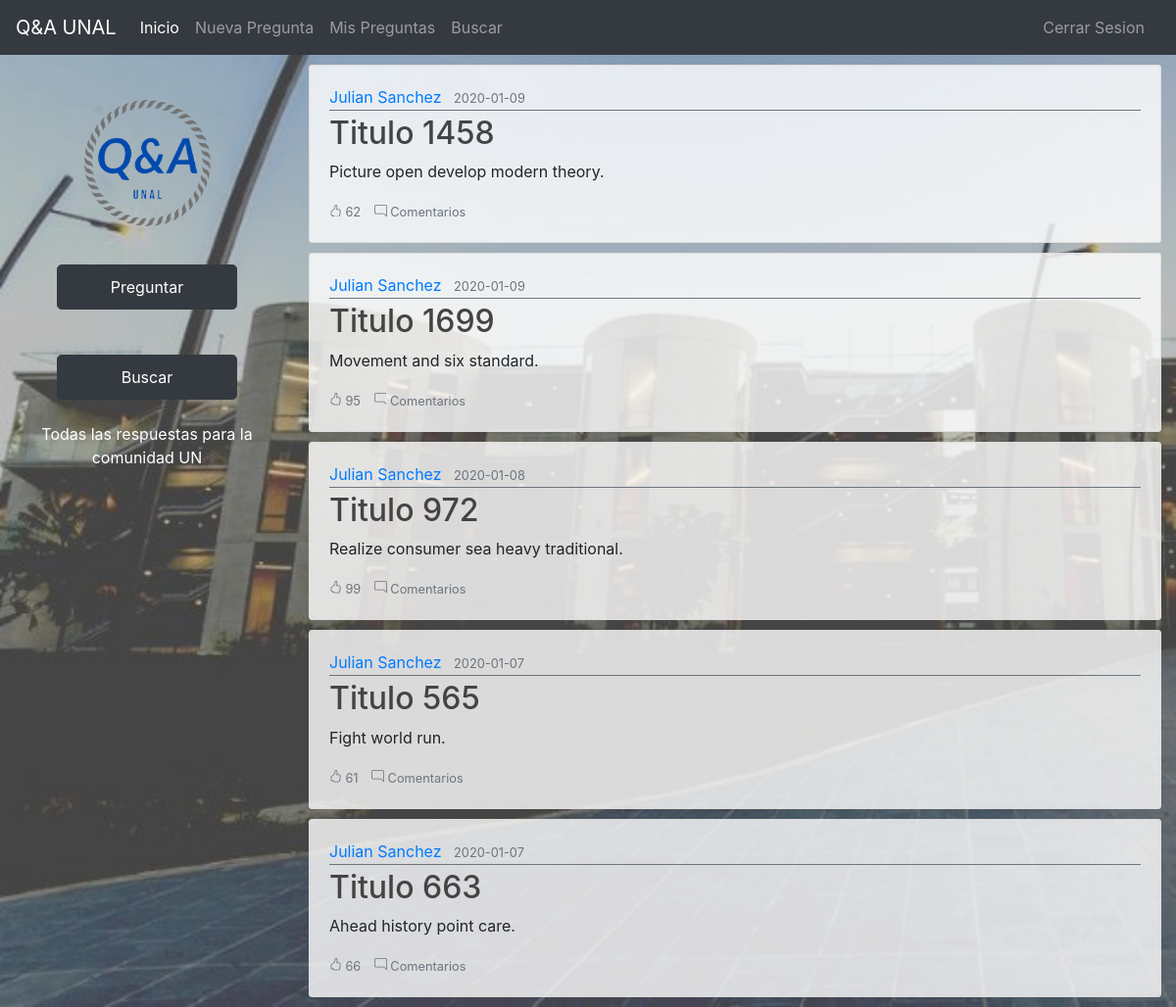
Page /usuario/preguntas (signed in) on the committed database.
### qaunal/models.py (models this page shows, shortened)
class Pregunta(db.Model):
    id = db.Column(db.Integer, primary_key=True)
    titulo = db.Column(db.String(200), nullable=False)
    date_created = db.Column(
        db.DateTime, nullable=False, default=datetime.utcnow)
    contenido = db.Column(db.Text, nullable=False)
    etiquetas = db.Column(db.String())
    resuelta = db.Column(db.Boolean(), nullable=False)
    likes = db.Column(db.Integer, nullable=False)
    user_id = db.Column(db.Integer, db.ForeignKey('user.id'), nullable=False)
    comentarios = db.relationship(
        'Comentario', backref='pregunta', lazy=True, cascade='all, delete')

class User(db.Model, UserMixin):
    id = db.Column(db.Integer, primary_key=True)
    nombre = db.Column(db.String(100), nullable=False)
    email = db.Column(db.String(100), unique=True, nullable=False)
    profilepic = db.Column(db.String(20), nullable=False,
                           default='default.jpg')
    password = db.Column(db.String(60), nullable=False)
    preguntas = db.relationship(
        'Pregunta', backref='autor', lazy=True, cascade='all, delete')
    comentarios = db.relationship('Comentario', backref='autor', lazy=True, cascade='all, delete')

### qaunal/routes.py (the view)
@app.route('/usuario/preguntas')
@login_required
def misPreguntas():
    page = request.args.get('page', default=1, type=int)
    user = User.query.filter_by(id=current_user.id).first_or_404()
    preguntas = Pregunta.query.filter_by(user_id=user.id)\
        .order_by(Pregunta.date_created.desc())\
        .paginate(page=page, per_page=5)
    print(preguntas)
    print(preguntas)
    return render_template('userQuestions.html', titulo='Inicio', preguntas=preguntas)

### qaunal/models.py (called while the page is built)
@login_manager.user_loader
def load_user(user_id):
    return User.query.get(int(user_id))

### qaunal/templates/userQuestions.html (shortened to what this page needs)
{% extends "base.html" %}
{% block content %}
{% for userQuestion in preguntas.items %}
<article class="media content-section">
    <div class="media-body">
        <div class="article-metadata border-secondary">
            <a class="mr-2" href="#">{{ userQuestion.autor.nombre }}</a>
            <small class="text-muted">{{ userQuestion.date_created.strftime('%Y-%m-%d') }}</small>
        </div>
        <h2>
            <a class="article-title" href="{{ url_for('pregunta', preg_id=userQuestion.id) }}">{{
                userQuestion.titulo }}</a>
        </h2>
        <p class="article-content">{{ userQuestion.contenido }}</p>
        <small class="text-muted">
            {{ userQuestion.likes }}
        </small>
        <small class="text-muted" id="com" href="{{ url_for('postComentario', preg_id=userQuestion.id) }}">
            Comentarios
        </small>
    </div>
</article>
{% endfor %}
{% endblock content %}

### qaunal/static/main.css (style rules this page uses)
.content-section { background: rgba(255, 255, 255, 0.8); padding: 20px 20px; border: 1px solid #dddddd; border-radius: 3px; margin: 10px 0px; }
.article-title { color: #444444; }
.article-content { white-space: pre-line; }
.article-metadata { padding-bottom: 1px; margin-bottom: 4px; border-bottom: 1px solid #e3e3e3; }
#com { margin-left: 10px; }

### rows in the picture
Pregunta: autor.nombre "Julian Sanchez", date_created "2020-01-09", titulo "Titulo 1458", contenido "Picture open develop modern theory.", likes "62"
Pregunta: autor.nombre "Julian Sanchez", date_created "2020-01-09", titulo "Titulo 1699", contenido "Movement and six standard.", likes "95"
Pregunta: autor.nombre "Julian Sanchez", date_created "2020-01-08", titulo "Titulo 972", contenido "Realize consumer sea heavy traditional.", likes "99"
Pregunta: autor.nombre "Julian Sanchez", date_created "2020-01-07", titulo "Titulo 565", contenido "Fight world run.", likes "61"
Pregunta: autor.nombre "Julian Sanchez", date_created "2020-01-07", titulo "Titulo 663", contenido "Ahead history point care.", likes "66"
